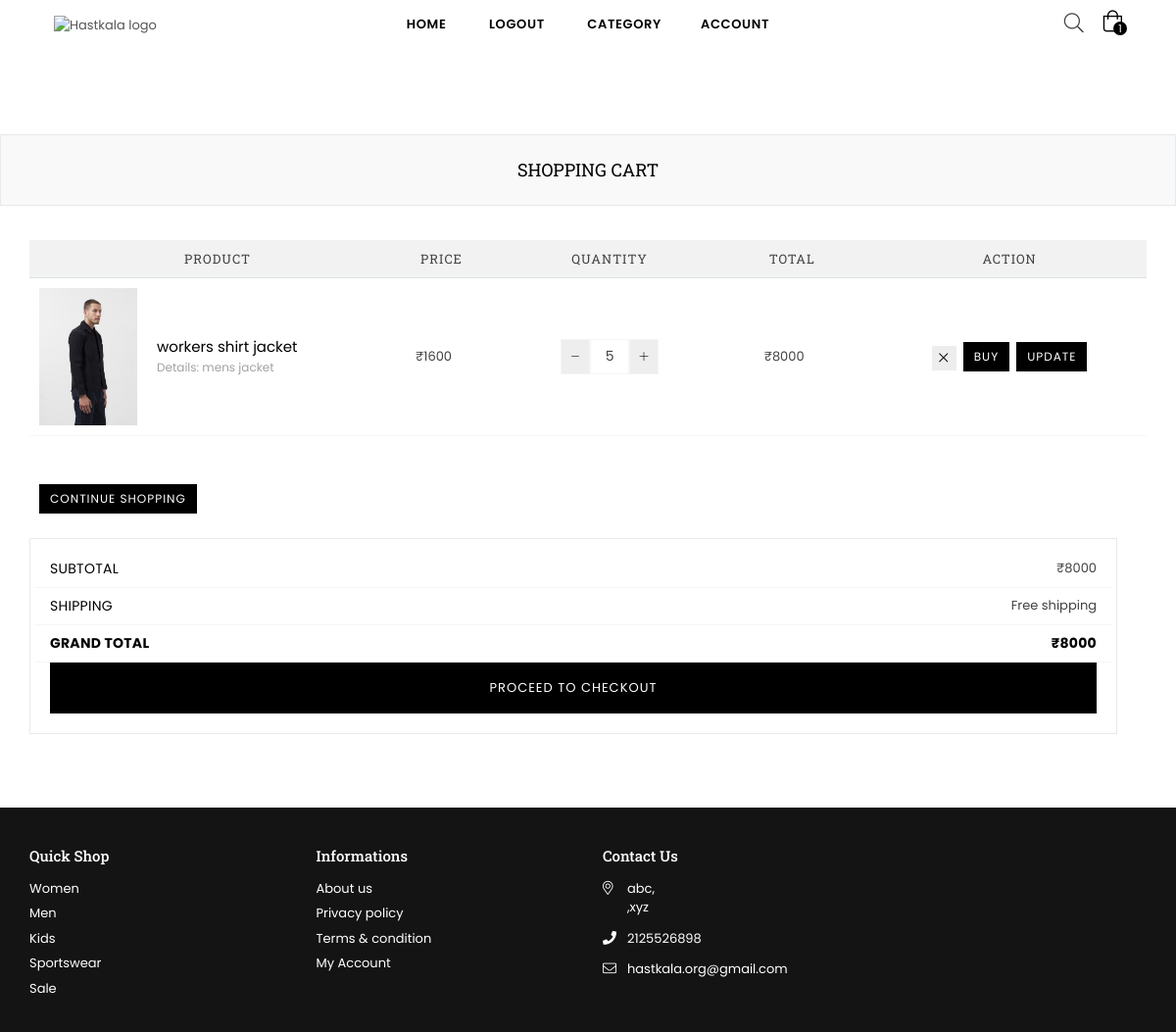
The app's page /cart-variant1.php (signed in) with its own data.
### tables this page shows
CREATE TABLE `orders` (
  `OrderID` int(11) NOT NULL,
  `DateTime` datetime NOT NULL,
  `Quantity` int(20) NOT NULL,
  `TotalPrice` float(7,2) NOT NULL,
  `SizeID` int(11) DEFAULT NULL,
  `ProductId` int(11) NOT NULL,
  `OrderStatusID` int(11) NOT NULL,
  `UserID` int(11) NOT NULL
);

CREATE TABLE `products` (
  `ID` int(11) NOT NULL,
  `Name` varchar(200) NOT NULL,
  `Details` varchar(300) NOT NULL,
  `Price` int(11) NOT NULL,
  `Quantity` int(11) NOT NULL,
  `Color` varchar(100) DEFAULT NULL,
  `Weight` varchar(50) DEFAULT NULL,
  `Material` varchar(50) DEFAULT NULL,
  `ForGender` varchar(20) DEFAULT NULL,
  `Composition` varchar(500) NOT NULL,
  `CategoryID` int(11) NOT NULL,
  `ImagesPath` varchar(100) NOT NULL,
  `IsDelete` int(10) DEFAULT NULL
);

### cart-variant1.php (the view, shortened to what this page needs)
<?php
require './header.php';
?>
<br>
<br>
<br>
<br>
<br>
<br>
<br>
<div id="page-content">
    <div class="page section-header text-center">
        <div class="page-title">
            <div class="wrapper">
                <h1 class="page-width">Shopping Cart</h1>
            </div>
        </div>
    </div>
    <?php
    if (isset($_SESSION['id'])) {
        $orderstatus = 1;
        $userId = $_SESSION['id'];
        $statement = $database->prepare("SELECT * FROM orders WHERE OrderStatusID=? AND UserID=?");
        $statement->execute(array($orderstatus, $userId));
        $cart = $statement->fetchAll(PDO::FETCH_ASSOC);
        $Finalprice = null;
    ?>
    <?php
        if (count($cart) == 0) {
        ?>
    <div class="text-center" style="padding:5%;">
        <div style="padding:7%; border: 0.5em groove;">
            <h1>Your Cart Is Empty.!</h1>
        </div>
    </div>
    <td>
        <a href="./index.php" style="margin-left: 45%;" class=" btn btn-secondary  cart-continue">Continue shopping</a>
    </td>
    <?php
        } else {
        ?>
    <div class="container">
        <div class="row">
            <div class="cart col-12 col-sm-5 col-md-12 col-lg-12 main-col">
                <table>
                    <thead class="cart__row cart__header">
                        <tr>
                            <th colspan="2" class="text-center">Product</th>
                            <th class="text-left">Price</th>
                            <th class="text-center">Quantity</th>
                            <th class="text-center">&nbsp;</th>
                            <th class="text-left">Total</th>
                            <th class="text-center">Action</th>
                        </tr>
                    </thead>
                    <?php
                            foreach ($cart as $cart) {
                                $productsid = $cart['ProductId'];
                                $Finalprice += $cart['TotalPrice'];
                                $productsdetails = $database->prepare("SELECT `ID`,`Name`,`Price`,`ImagesPath`,`Details` FROM `products` WHERE `ID` = ?");
                                $productsdetails->execute(array($productsid));
                                $products = $productsdetails->fetch(PDO::FETCH_ASSOC);
                                $images = array_values(array_diff(scandir($products['ImagesPath']), array('.', '..')));
                            ?>
                    <tbody>
                        <form action="./updatecart.php" method="post">
                            <tr class="cart__row border-bottom line1 cart-flex border-top">
                                <td class="cart__image-wrapper cart-flex-item">
                                    <a href="./product-accordion.php?id=<?= $cart['ProductId'] ?>"><img
                                            class="cart__image" src="<?= $products['ImagesPath'] . $images[0] ?>"
                                            alt="<?= $products['Name'] ?>"></a>
                                </td>
                                <td class="cart__meta small--text-left cart-flex-item">
                                    <div class="list-view-item__title">
                                        <a><?= $products['Name'] ?></a>
                                    </div>
                                    <div class="cart__meta-text">
                                        Details:&nbsp;<?= $products['Details'] ?>
                                    </div>
                                </td>
                                <td class="cart__price-wrapper cart-flex-item">
                                    <span class="money">₹<?= $products['Price'] ?></span>
                                </td>
                                <td class="cart-flex-item text-right">
                                    <div class="cart__qty text-center">
                                        <div class="qtyField">
                                            <a class="qtyBtn minus" href="javascript:void(0);"><i
                                                    class="icon icon-minus"></i></a>
                                            <input class="cart__qty-input qty" type="text" name="updatesqty" id="qty"
                                                value="<?= $cart['Quantity'] ?>">
                                            <a class="qtyBtn plus" href="javascript:void(0);"><i
                                                    class="icon icon-plus"></i></a>
                                        </div>
                                    </div>
                                </td>
                                <td class=" cart-price">
                                <td class="cart__price-wrapper cart-flex-item">
                                    <div><span class="money">₹<?= $cart['TotalPrice'] ?></span></div>
                                </td>
                                <td class="text-center"><a href="./removeprocart.php?oid=<?= $cart['OrderID'] ?>"
                                        class="small--hide btn btn--secondary cart__remove" title="Remove tem"><i
                                            class="icon icon anm anm-times-l"></i></a>&nbsp; <input type="submit"
                                        name="Buy" class="small--hide btn btn-secondary btn--small cart-continue"
                                        value="Buy"> &nbsp;<input type="submit" name="Update" id="cartUpdate"
                                        class="small--hide btn btn--small Update" value="Update"></td>
                            </tr>
                            <td class="text-center"><a href="./removeprocart.php?oid=<?= $cart['OrderID'] ?>"
                                    class="d-lg-none btn  btn--small" title="Remove tem"><i class="">remove</a>&nbsp;
                            </td>
                        </form>
                    </tbody>
                    <?php
                            }
                            ?>
                    <tfoot>
                        <tr>
                            <td colspan="3" class="text-left"><a href="./index.php"
                                    class="btn btn-secondary btn--small cart-continue">Continue shopping</a></td>
                        </tr>
                    </tfoot>
                </table>
            </div>
            <div class="row justify-content-end col-12 col-sm-12 col-md-6 col-lg-12 cart__footer">
                <div class="col-12 col-sm-12 col-md-6 col-lg-12 ">
                    <div class="solid-border">
                        <div class="row border-bottom pb-2">
                            <span class="col-12 col-sm-6 cart__subtotal-title">Subtotal</span>
                            <span class="col-12 col-sm-6 text-right"><span
                                    class="money">₹<?= $Finalprice ?></span></span>
                        </div>
                        <div class="row border-bottom pb-2 pt-2">
                            <span class="col-12 col-sm-6 cart__subtotal-title">Shipping</span>
                            <span class="col-12 col-sm-6 text-right">Free shipping</span>
                        </div>
                        <div class="row border-bottom pb-2 pt-2">
                            <span class="col-12 col-sm-6 cart__subtotal-title"><strong>Grand Total</strong></span>
                            <span class="col-12 col-sm-6 cart__subtotal-title cart__subtotal text-right"><span
                                    class="money">₹<?= $Finalprice ?></span></span>
                        </div>
                        <a href="./carttocheckout.php" type="submit" name="checkout" id="cartCheckout"
                            class="btn btn--small-wide checkout">Proceed To Checkout</a>
                    </div>
                </div>
            </div>
        </div>
    </div>
</div>
</div>
<?php
        }
?>
<br>
<?php
    } else {
        echo ("<div class='text-center' style='padding:5%;'>
            <div style='padding:7%; border: 0.5em groove;'>
                <h1>Login Needed...</h1>
            </div>
            </div>");
    }
?>
<?php
require("./footer.php");
?>

### records on screen
orders: ProductId.ImagesPath (picture), ProductId.Name "workers shirt jacket", ProductId.Details "mens jacket", ProductId.Price "1600", updatesqty "5", TotalPrice "8000"

### other values on screen
$numberOfCartItems "1"
$Finalprice "8000"
